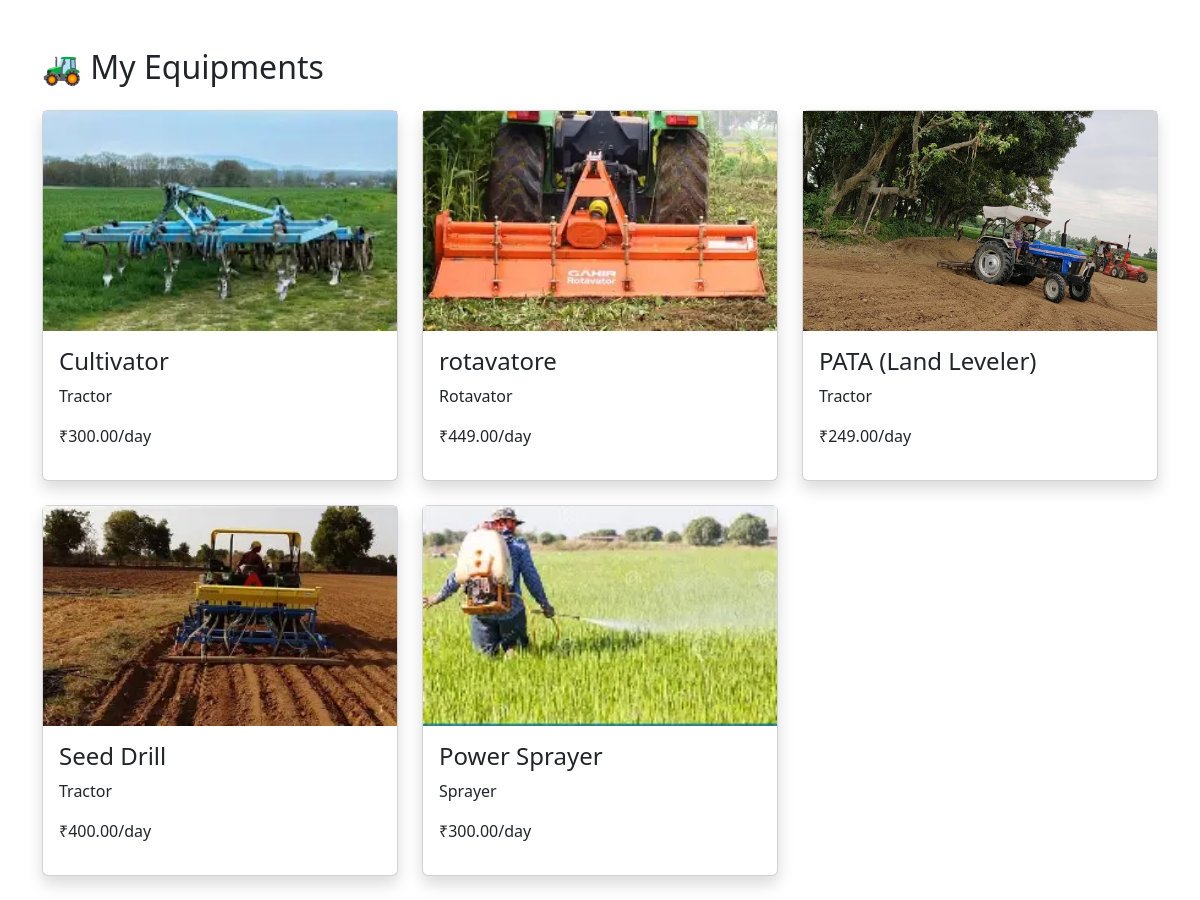
/my-equipments/ (signed in), run on the app's committed database.
### gramsangam/models.py (models this page shows, shortened)
class Equipment(models.Model):
    CATEGORY_CHOICES = [
        ('Tractor', 'Tractor'),
        ('Harvester', 'Harvester'),
        ('Rotavator', 'Rotavator'),
        ('Bore Machine', 'Bore Machine'),
        ('Sprayer', 'Sprayer'),
        ('Cultivator', 'Cultivator'),
    ]
    name = models.CharField(max_length=100)
    category = models.CharField(
        max_length=50,
        choices=CATEGORY_CHOICES
    )
    image = models.ImageField(
        upload_to='equipment_images/',
        blank=True,
        null=True
    )
    owner_name = models.CharField(max_length=100)
    owner_mobile = models.CharField(max_length=15)
    location = models.CharField(max_length=100)
    rent_per_day = models.DecimalField(
        max_digits=10,
        decimal_places=2
    )
    security_deposit = models.DecimalField(
        max_digits=10,
        decimal_places=2
    )
    available = models.BooleanField(default=True)
    description = models.TextField()
    rules = models.TextField()
    owner = models.ForeignKey(
    User,
    on_delete=models.CASCADE,
    null=True,
    blank=True
)
    created_at = models.DateTimeField(
        auto_now_add=True
    )

### gramsangam/views.py (the view)
@login_required
def my_equipments(request):
    equipments = Equipment.objects.filter(
        owner=request.user
    )
    return render(
        request,
        'my_equipments.html',
        {
            'equipments': equipments
        }
    )

### templates/my_equipments.html (shortened to what this page needs)
<!DOCTYPE html>
<html>
<head>
<link href="https://cdn.jsdelivr.net/npm/bootstrap@5.3.3/dist/css/bootstrap.min.css" rel="stylesheet">
</head>
<body>
<div class="container mt-5">
<h2 class="mb-4">
🚜 My Equipments
</h2>
<div class="row">
{% for equipment in equipments %}
<div class="col-md-4">
<div class="card shadow mb-4">
{% if equipment.image %}
<img src="{{ equipment.image.url }}"
style="height:220px;object-fit:cover;">
{% endif %}
<div class="card-body">
<h4>{{ equipment.name }}</h4>
<p>{{ equipment.category }}</p>
<p>₹{{ equipment.rent_per_day }}/day</p>
</div>
</div>
</div>
{% empty %}
<div class="alert alert-warning">
No Equipment Added Yet
</div>
{% endfor %}
</div>
</div>
</body>
</html>

### data on the page
Equipment: image (picture), name "Cultivator", category "Tractor", rent_per_day "300.00"
Equipment: image (picture), name "rotavatore", category "Rotavator", rent_per_day "449.00"
Equipment: image (placeholder picture), name "PATA (Land Leveler)", category "Tractor", rent_per_day "249.00"
Equipment: image (picture), name "Seed Drill", category "Tractor", rent_per_day "400.00"
Equipment: image (picture), name "Power Sprayer", category "Sprayer", rent_per_day "300.00"
